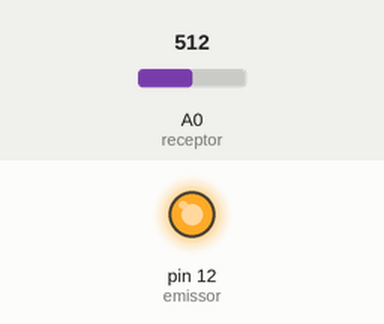
A sketch run on a simulated Arduino Uno, built with avr-gcc and run on an emulated ATmega328P. Shown: output pins drawn as LEDs (lit = HIGH). The inputs (shaded band) are chosen by the test bench; at power-on: A0 (receptor) = 512. What the sketch prints to the serial monitor is not drawn.

Above: at 0.1 s.
Timing chart, 0 to 1.6 s (numbered marks = the images above):
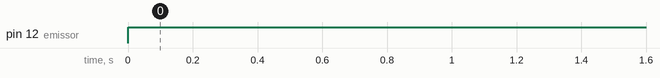

The sketch:

sensor_obstaculo.ino
```cpp
int emissor = 12;
int receptor = A0;
int leitura;
void setup() {
  // put your setup code here, to run once:
pinMode(emissor,OUTPUT);
Serial.begin(9600);
}

void loop() {
  digitalWrite(emissor,HIGH);
  // put your main code here, to run repeatedly:
  leitura = analogRead(receptor);
  leitura = map(leitura,0,1023,0,255);
  Serial.println(leitura);
  delay(1000);
}
```

Measured:
- by itself, pin 12 (emissor): LOW → HIGH at 0.00 s
